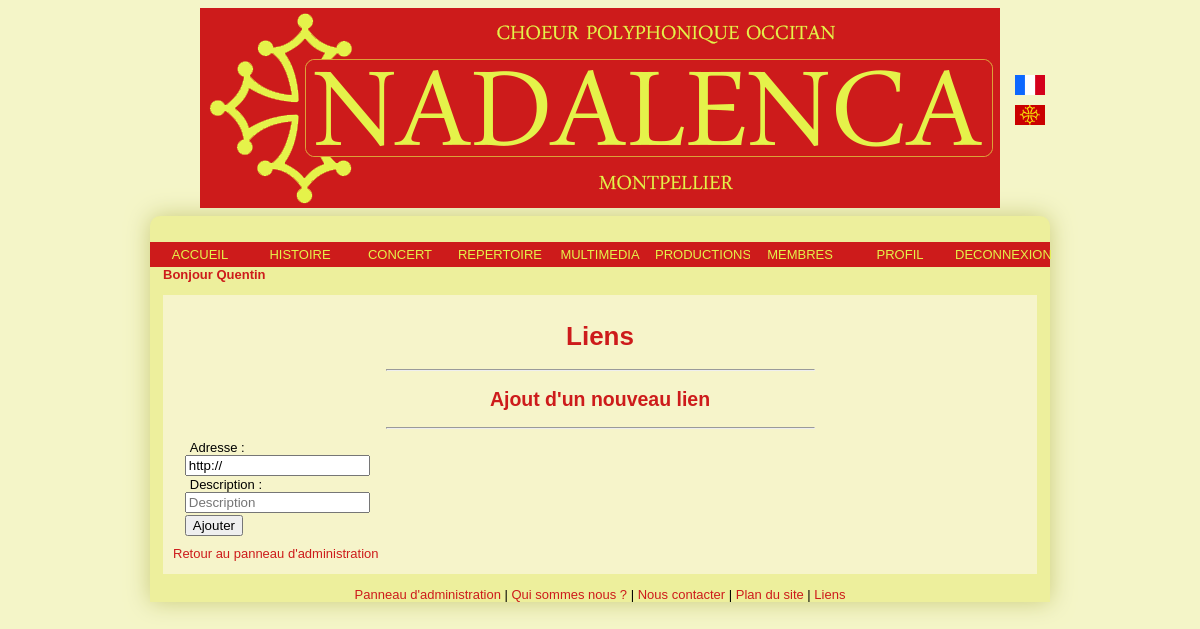
The app's page /Controleur/controlLiensAdmin.php (signed in), older data.
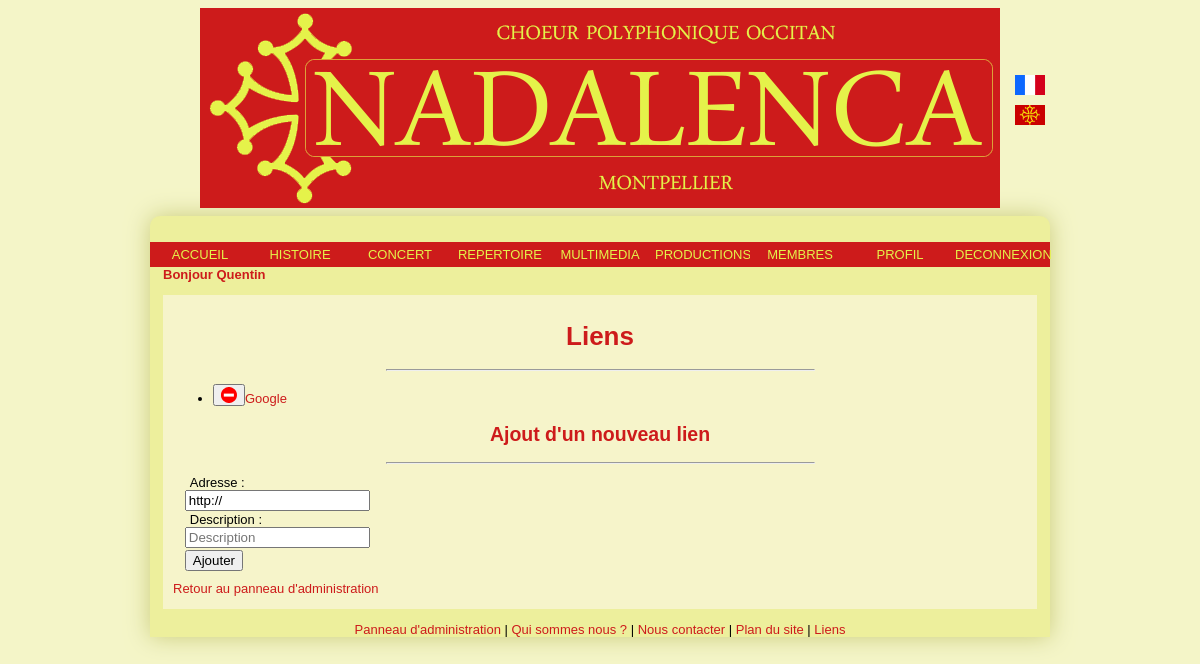
The same page, newer data.
### tables this page shows
CREATE TABLE IF NOT EXISTS `lien` (
  `id` int(11) NOT NULL AUTO_INCREMENT,
  `lien` text NOT NULL,
  `description` text NOT NULL,
  PRIMARY KEY (`id`),
  UNIQUE KEY `id` (`id`)
);

### Vue/viewLiensAdmin.php (the view)
<h1>Liens</h1>
<hr />
<ul>
	<?php
	while ($tuple = mysql_fetch_array($res))
	{
		echo "<li><button type=". "\"button\" " . "onclick=\"location.href='./controlSupLiens.php?idL="
		. $tuple['id']. "'\"><img src='../Images/remove.png'  alt='Image Suppression Lien'/>
        </button>";
		echo "<a href=";
		echo $tuple['lien'] . ">" .  $tuple['description']. "</a></li>";
	}
	?>
	</ul>
<h2>Ajout d'un nouveau lien</h2>
<hr />
<form method="POST" action="./controlAddLiens.php">
	<fieldset>
			<label>Adresse : </label><input type="url" name="lien" value="http://" required><br />
			<label>Description : </label><input type="text" name="description" placeholder="Description" required><br />
			<input type="submit" value="Ajouter">	<br />
	</fieldset>
</form>
<a href="../Controleur/controlAdministrateur.php">Retour au panneau d'administration</a>

Row changes from the older to the newer data that the page shows:
added lien: description "Google"
